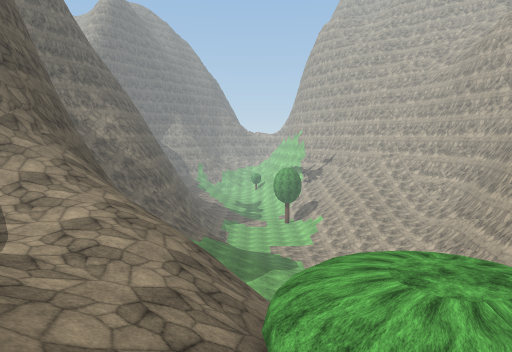
view 1 (above)

14 first-person views from a walk through a scene from a Unity 3-D project. The camera is 1.5 m above the floor, tilts 6° down and sees 70° across. The floor is counted in squares, 2 m on a side. Each view is taken from the middle of a square. On the plan, view 1 faces up. The plan holds only what a view shows up to about 11 squares ahead; the rest is blank. The place goes on beyond the plan. Some trees and plants on the terrain are drawn as simple stand-ins. The player is left out. Some surface patterns are stand-ins.

view 2
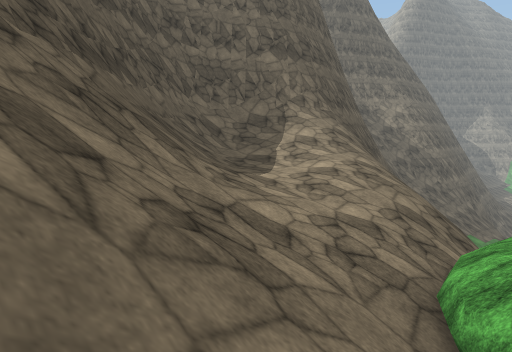

view 3
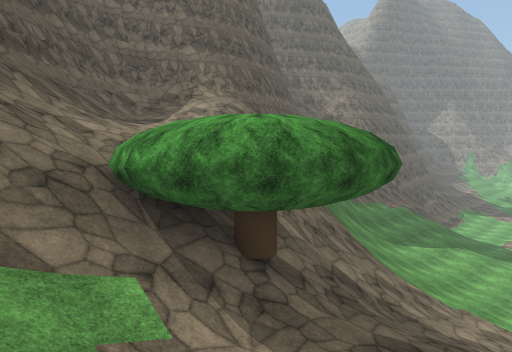

view 4
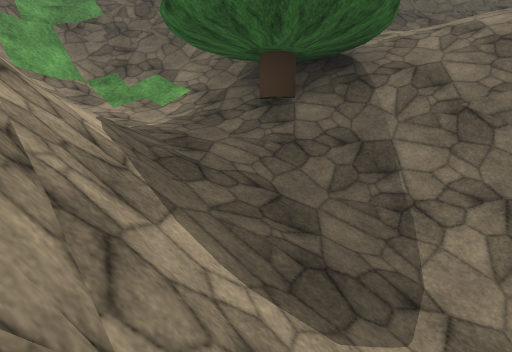

view 5
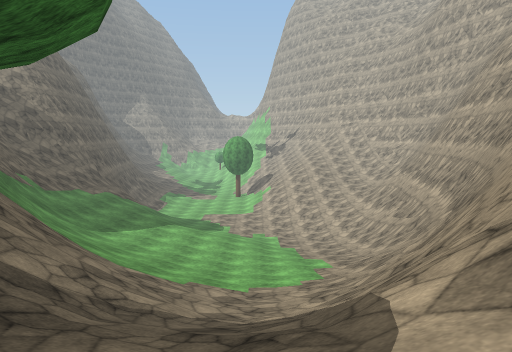

view 6
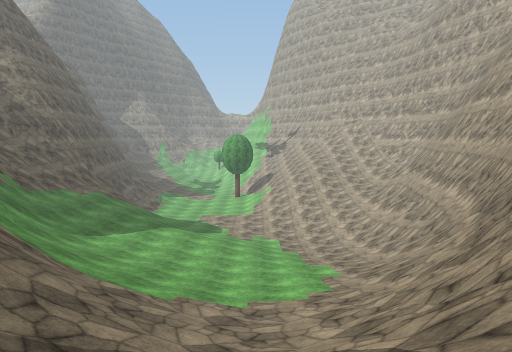

view 7
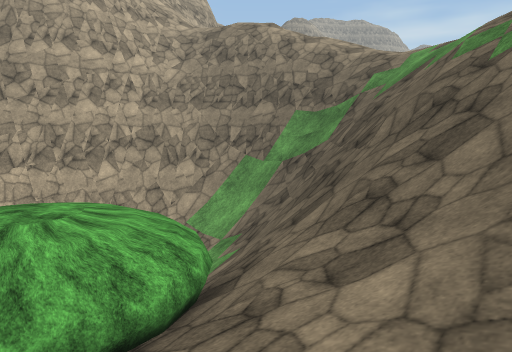

view 8
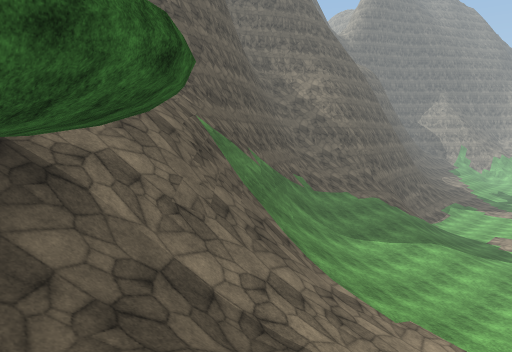

view 9
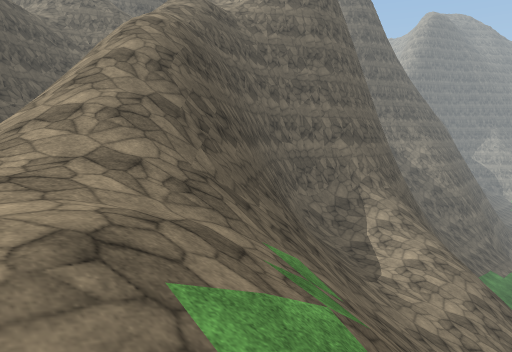

view 10
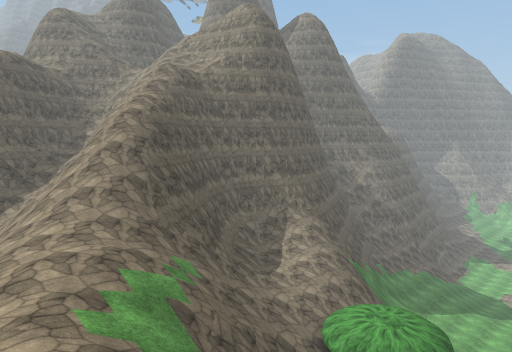

view 11
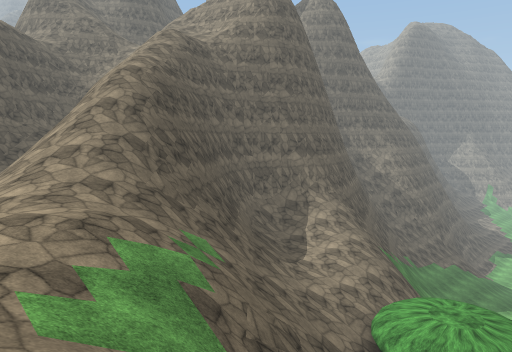

view 12
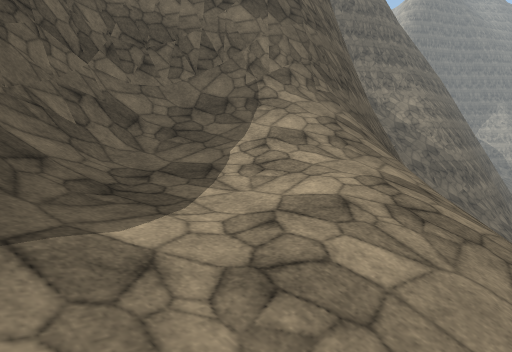

view 13
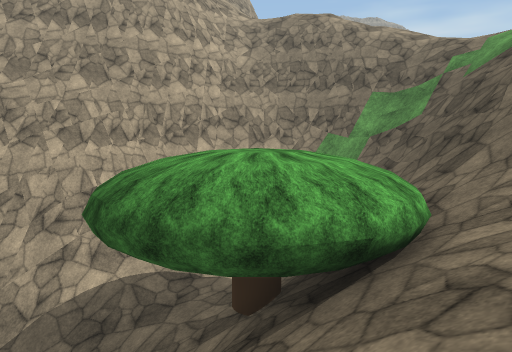

view 14
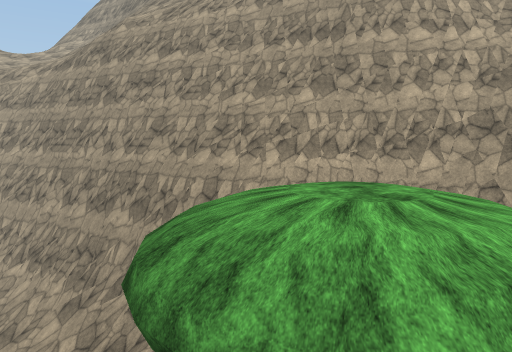

### Floor plan
Key: @ floor where view 1 was taken; # wall or solid block; . main floor; : floor 0.75 m higher than the main floor; - floor 0.75 m lower than the main floor; + floor 1.75 m higher than the main floor; * floor 9.75 m higher than the main floor; % floor 10.5 m higher than the main floor; & floor 15.25 m higher than the main floor; $ floor 16 m higher than the main floor; / step, stairs or slope; = window, fence, low wall or low ledge; v drop or lower ground; T tree.
Columns run from 8 left of view 1 to 10 right of it. Each row starts with its distance up from view 1.
 14      ///+:....-//##
 13      ////:.....//##
 12  ##  #//////..///#
 11   #v ##/////.:///#
 10   ##vv##////:///##
  9   ##/v##////+///##
  8  ##///v=///////##
  7  ##////=///////##
  6  ##//%////////##
  5  ##/%%////////##
  4   ##/%*///////##
  3 vv #//////T///##
  2  vv##//////// ##
  1 /vvv##/////// ##
  0 ///vv///@/////####
 -1  ////////=#//=#v##
 -2  /////////===##v##
 -3  /////$////=##vv =
 -4  /////$$////=vv
 -5      ///&$////
 -6            // /

Where each view was taken, in squares from view 1:
view 1: 0 up, 0 right, facing up
view 2: 0 up, 1 right, facing up-left
view 3: 0 up, 5 right, facing up-left
view 4: 7 up, 6 right, facing down-left
view 5: 2 up, 4 right, facing up
view 6: 3 up, 4 right, facing up
view 7: 4 up, 2 left, facing down-right
view 8: 3 up, 5 right, facing up-left
view 9: 4 down, 1 right, facing up-left
view 10: 6 down, 6 right, facing up-left
view 11: 5 down, 4 right, facing up-left
view 12: 3 up, 1 left, facing up-left
view 13: 6 up, 1 left, facing down-right
view 14: 4 up, 1 left, facing right
